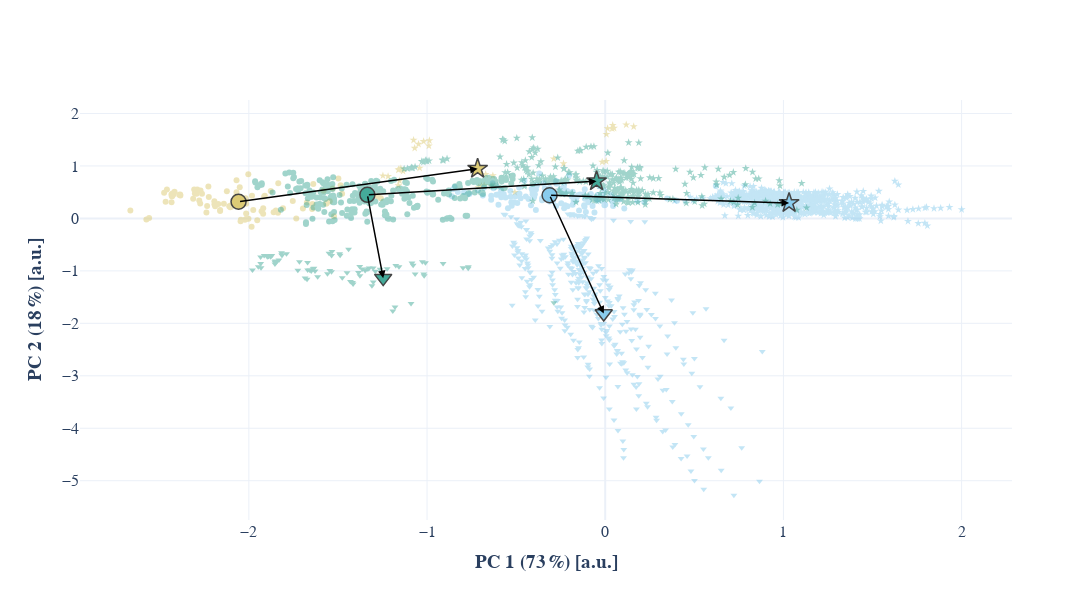

Notebook source saved alongside this figure:
### Code cell
def pca_figure(show_malperfused: bool = True) -> go.Figure:
    n_rows = 1
    n_cols = len(labels)
    fig = make_subplots(
        n_rows,
        n_cols,
        shared_xaxes=True,
        shared_yaxes=True,
        vertical_spacing=0.03,
        horizontal_spacing=0.03,
    )
    symbol_mapping = {
        "physiological": "circle",
        "malperfused": "star",
        "icg": "triangle-down",
    }

    point_traces = []
    centroid_traces = []
    for col_idx, label_name in enumerate(labels):
        for species_name in df.species_name.unique():
            prev_xc = None
            prev_yc = None

            states = ["physiological", "malperfused"]
            if species_name != "human":
                states.append("icg")

            for perfusion_state in states:
                df_state = df[
                    (df.species_name == species_name)
                    & (df.label_name == label_name)
                    & (df.perfusion_state == perfusion_state)
                ]
                marker = dict(
                    color=settings_species.species_colors[species_name],
                    symbol=symbol_mapping[perfusion_state],
                )

                point_traces.append(
                    dict(
                        trace=go.Scatter(
                            x=df_state["pca_1"],
                            y=df_state["pca_2"],
                            mode="markers",
                            marker=marker,
                            name=f"{species_name}#{perfusion_state}",
                            legendgroup=species_name,
                            opacity=0.5 if show_malperfused or perfusion_state == "physiological" else 0,
                        ),
                        row=1,
                        col=col_idx + 1,
                    )
                )

                # Hierarchical aggregation of the centroids
                df_state_pca = df_state.groupby("subject_name")[["pca_1", "pca_2"]].mean()
                xc = df_state_pca["pca_1"].mean()
                yc = df_state_pca["pca_2"].mean()

                centroid_traces.append(
                    dict(
                        trace=go.Scatter(
                            x=[xc],
                            y=[yc],
                            mode="markers",
                            marker=marker,
                            name=f"{species_name}#{perfusion_state}",
                            legendgroup=species_name,
                            marker_size=15,
                            marker_line_width=1.5,
                            opacity=None if show_malperfused or perfusion_state == "physiological" else 0,
                        ),
                        row=1,
                        col=col_idx + 1,
                    )
                )

                if prev_xc is None:
                    prev_xc = xc
                    prev_yc = yc
                else:
                    fig.add_annotation(
                        ax=prev_xc,  # xstart
                        ay=prev_yc,  # ystart
                        x=xc,  # xend
                        y=yc,  # yend
                        xref="x1",
                        yref="y1",
                        axref="x1",
                        ayref="y1",
                        showarrow=True,
                        arrowhead=2,
                        arrowwidth=1.5,
                        arrowcolor="black",
                        text="",
                        opacity=None if show_malperfused else 0,
                    )

    # Make sure the mean traces are below the point traces
    for t in point_traces:
        fig.add_trace(**t)
    for t in centroid_traces:
        fig.add_trace(**t)

    fig.update_xaxes(title=f"<b>PC 1 ({pca.explained_variance_ratio_[0] * 100:.0f} %) [a.u.]</b>", row=1, col=1)
    fig.update_xaxes(title=f"<b>PC 1 ({pca.explained_variance_ratio_[0] * 100:.0f} %) [a.u.]</b>", row=1, col=2)
    fig.update_yaxes(title=f"<b>PC 2 ({pca.explained_variance_ratio_[1] * 100:.0f} %) [a.u.]</b>", row=1, col=1)

    fig.update_annotations(font=dict(size=20))
    for annotation in fig.layout.annotations:
        annotation.text = settings_rat.labels_paper_renaming.get(annotation.text, annotation.text)
    fig.update_layout(template="plotly_white", width=1200, height=600)
    fig.update_layout(font_family="Libertinus Sans", font_size=16)
    fig.update_layout(showlegend=False)

    return fig


fig = pca_figure()
fig.write_image(settings_species.paper_dir / "malperfused_pca_base.pdf")
fig

### Figure 1 — Plotly figure (JSON) as saved in the notebook; plotly's stock layout.template omitted (floating-point values rounded to 4 significant figures; data arrays with more than 128 entries replaced by an {"elided": "..."} marker saying what was removed)
{"data": [{"legendgroup": "human", "marker": {"color": "#DDCB76", "symbol": "circle"}, "mode": "markers", "name": "human#physiological", "opacity": 0.5, "type": "scatter", "x": [-1.835, -1.929, -1.919, -1.848, -1.92, -2.074, -2.015, -2.018, -2.015, -1.953, -2.051, -2.069, -2.234, -2.273, -2.189, -2.172, -2.161, -2.434, -2.384, -2.391, -2.424, -2.278, -2.428, -2.385, -2.417, -2.46, -2.003, -2.227, -2.069, -1.982, -1.581, -1.529, -1.485, -1.638, -1.753, -1.477, -2.105, -2.11, -2.096, -2.101, -2.292, -2.307, -2.271, -2.289, -1.498, -2.123, -2.038, -2.018, -2.303, -2.293, -2.263, -2.225, -2.434, -2.432, -2.429, -2.476, -1.563, -1.546, -1.674, -1.643, -1.565, -1.975, -1.734, -1.877, -1.353, -2.312, -2.665, -1.645, -1.808, -2.022, -2.013, -1.522, -1.697, -2.56, -2.575, -1.259, -1.277, -2.002, -1.914, -1.911, -2.161, -1.984, -2.194, -2.467, -2.238, -2.14, -2.193, -2.19, -1.861, -1.836, -2.046, -2.045], "xaxis": "x", "y": [0.6704, 0.1353, 0.1943, 0.1508, 0.09007, 0.4152, 0.2814, 0.347, 0.0959, -0.03592, 0.5951, 0.4967, 0.2392, 0.286, 0.2336, 0.2761, 0.1614, 0.4545, 0.4367, 0.4516, 0.4563, 0.3403, 0.4754, 0.4545, 0.5105, 0.5523, 0.8442, 0.6078, 0.7296, 0.4298, 0.526, 0.5694, 0.6315, 0.6553, 0.3319, 0.4721, 0.2143, 0.2327, 0.2262, 0.2442, 0.5379, 0.5519, 0.532, 0.5491, 0.7592, 0.5175, 0.3596, 0.3864, 0.4751, 0.4703, 0.4681, 0.4068, 0.308, 0.4239, 0.4283, 0.4901, 0.2929, 0.3278, 0.3028, 0.2767, 0.2802, 0.1618, -0.001457, 0.5206, 0.4541, 0.3762, 0.1488, 0.1818, 0.1937, -0.02351, -0.007169, 0.04363, 0.1893, 0.008709, -0.0216, 0.3826, 0.422, -0.005822, 0.4196, 0.4313, 0.141, -0.1567, 0.3271, 0.3166, 0.1114, 0.2782, 0.2697, 0.2666, 0.116, 0.1085, -0.05273, -0.02607], "yaxis": "y"}, {"legendgroup": "human", "marker": {"color": "#DDCB76", "symbol": "star"}, "mode": "markers", "name": "human#malperfused", "opacity": 0.5, "type": "scatter", "x": [0.1177, 0.1598, 0.04938, 0.042, 0.03892, 0.01325, 0.006765, -0.9867, -1.069, -1.076, -0.9896, -1.048, -1.019, -1.157, -1.219, -1.161, -1.147, -1.134, -0.6305, -0.671, -0.6238, -0.6793, -0.01726, 0.00518, -0.2888, -0.2341, -0.694, -0.7111, -0.6344, -0.5071, -1.042, -1.16, -1.154, -1.248], "xaxis": "x", "y": [1.786, 1.751, 1.723, 1.775, 1.713, 1.714, 1.605, 1.485, 1.34, 1.493, 1.384, 1.416, 1.468, 0.9365, 0.802, 0.9265, 0.9524, 0.8999, 0.8163, 0.8414, 0.6212, 0.6287, 1.076, 1.09, 1.137, 1.045, 0.6188, 0.5881, 0.628, 0.4965, 0.9609, 0.6277, 0.7171, 0.8144], "yaxis": "y"}, {"legendgroup": "rat", "marker": {"color": "#89CCED", "symbol": "circle"}, "mode": "markers", "name": "rat#physiological", "opacity": 0.5, "type": "scatter", "x": [-0.7922, -0.8272, -0.527, -0.4167, -0.2286, -0.339, -0.2304, -0.1417, 0.07226, 0.1803, -0.4812, -0.4458, -0.03307, 0.219, -0.01347, 0.04638, 0.04925, 0.03054, -0.4746, -0.2759, -0.0952, -0.1162, -0.1641, 0.04401, -0.395, -0.3188, 0.4022, -0.681, -0.6224, -0.4132, -0.2507, 0.3472, -0.5697, -0.6316, -0.4833, -0.6108, -0.6395, -0.7145, -0.2374, -0.04306, -0.1533, -0.408, -0.3286, -0.5313, -0.5593, -0.4304, -0.3987, -0.3518, -0.3549, -0.2922, -0.614, -0.504, -0.6, -0.4078, -0.3122, -0.1182, -0.5847, -0.006009, 0.6206, -0.3424, -0.3157, -0.2832, -0.7622, -0.8543, -0.8606, -0.8452, -0.5992, -0.5248, -0.3893, -0.3543, -0.3836, -0.4531, -0.3889, -0.3122, -0.3455, -0.2136, -0.2469, -0.252, -0.05112, 0.03941, -0.04898, -0.6272, -0.4935, -0.3288, -0.4921, -0.5324, -0.6869, -0.1841, -0.03654, -0.08057, -0.1149, 0.08271, -0.09193, -0.0163, -0.08476, -0.187, 0.07596, -0.08835, -0.00439, -0.1219, -0.183, -0.1086, -0.147, -0.07104, -0.06045, -0.1143, -0.2752, -0.37, -0.2744, -0.5834, -0.5732, -0.546, -0.5119, -0.6401, 3.863e-05, -0.1594, -0.1831, -0.1774, 0.1069, -0.2251, -0.2111, -0.2306, -0.2965, -0.2311, -0.2025], "xaxis": "x", "y": [0.5052, 0.5043, 0.3107, 0.2527, 0.469, 0.5766, 0.5558, 0.4558, 0.3901, 0.3306, 0.4686, 0.419, 0.6118, 0.3177, 0.4573, 0.3907, 0.366, 0.4459, 0.3856, 0.2389, 0.3067, 0.2212, 0.3382, 0.2354, 0.4618, 0.3694, 0.3384, 0.5831, 0.6045, 0.5678, 0.5658, 0.3806, 0.4659, 0.6722, 0.5897, 0.4505, 0.4344, 0.5357, 0.4921, 0.4469, 0.4426, 0.5154, 0.4404, 0.4147, 0.3998, 0.3685, 0.4072, 0.3542, 0.3485, 0.3382, 0.6079, 0.4158, 0.457, 0.4604, 0.3245, 0.2513, 0.533, 0.5316, 0.6165, 0.4299, 0.4136, 0.4942, 0.4635, 0.5544, 0.424, 0.599, 0.2611, 0.2424, 0.1605, 0.3862, 0.629, 0.7183, 0.5509, 0.5807, 0.6685, 0.5234, 0.2891, 0.5267, 0.3977, 0.3222, 0.3723, 0.5736, 0.2962, 0.4609, 0.4513, 0.5248, 0.4354, 0.4266, 0.3609, 0.4638, 0.5553, 0.3636, 0.3329, 0.3302, 0.4333, 0.4152, 0.3671, 0.4086, 0.2513, 0.4617, 0.5105, 0.1202, 0.1489, 0.2347, 0.1113, 0.3737, 0.712, 0.8578, 0.6602, 0.4013, 0.4549, 0.1948, 0.3083, 0.3539, 0.262, 0.4086, 0.2585, 0.3335, 0.1882, 0.2496, 0.232, 0.1945, 0.4647, 0.6357, 0.8211], "yaxis": "y"}, {"legendgroup": "rat", "marker": {"color": "#89CCED", "symbol": "star"}, "mode": "markers", "name": "rat#malperfused", "opacity": 0.5, "type": "scatter", "x": {"elided": "671 float values"}, "xaxis": "x", "y": {"elided": "671 float values"}, "yaxis": "y"}, {"legendgroup": "rat", "marker": {"color": "#89CCED", "symbol": "triangle-down"}, "mode": "markers", "name": "rat#icg", "opacity": 0.5, "type": "scatter", "x": {"elided": "363 float values"}, "xaxis": "x", "y": {"elided": "363 float values"}, "yaxis": "y"}, {"legendgroup": "pig", "marker": {"color": "#44AA99", "symbol": "circle"}, "mode": "markers", "name": "pig#physiological", "opacity": 0.5, "type": "scatter", "x": {"elided": "256 float values"}, "xaxis": "x", "y": {"elided": "256 float values"}, "yaxis": "y"}, {"legendgroup": "pig", "marker": {"color": "#44AA99", "symbol": "star"}, "mode": "markers", "name": "pig#malperfused", "opacity": 0.5, "type": "scatter", "x": {"elided": "298 float values"}, "xaxis": "x", "y": {"elided": "298 float values"}, "yaxis": "y"}, {"legendgroup": "pig", "marker": {"color": "#44AA99", "symbol": "triangle-down"}, "mode": "markers", "name": "pig#icg", "opacity": 0.5, "type": "scatter", "x": [-0.2882, -1.067, -1.016, -1.019, -0.7691, -0.7979, -0.7683, -1.851, -1.85, -1.853, -1.854, -1.716, -1.67, -1.309, -1.418, -1.415, -1.43, -1.377, -1.476, -1.385, -1.332, -1.347, -1.263, -1.224, -1.157, -1.176, -1.078, -1.084, -1.026, -1.009, -0.9099, -1.98, -1.947, -1.932, -1.933, -1.845, -1.831, -1.934, -1.896, -1.914, -1.877, -1.882, -1.871, -1.891, -1.889, -1.815, -1.813, -1.789, -1.817, -1.55, -1.536, -1.533, -1.488, -1.491, -1.44, -1.673, -1.684, -1.614, -1.65, -1.639, -1.635, -1.302, -1.09, -1.545, -1.559, -1.536, -1.629, -1.725, -1.67, -1.658, -1.449, -1.29, -1.364, -1.325, -1.303, -1.378, -1.192, -1.18], "xaxis": "x", "y": [-1.606, -1.059, -1.091, -1.06, -0.9514, -0.9405, -0.9198, -0.8132, -0.8299, -0.8666, -0.8289, -0.8244, -0.8411, -1.283, -1.222, -1.25, -1.202, -1.095, -1.132, -1.031, -0.9638, -0.994, -0.9681, -0.958, -0.9199, -0.8973, -0.8924, -0.8482, -0.8251, -0.8464, -0.8581, -0.9836, -0.92, -0.9426, -0.857, -0.8282, -0.7911, -0.733, -0.7313, -0.7055, -0.7303, -0.7065, -0.7076, -0.7227, -0.7231, -0.6978, -0.6977, -0.6716, -0.6536, -0.664, -0.7066, -0.629, -0.7008, -0.6733, -0.5892, -1.159, -1.134, -1.111, -1.002, -0.9612, -0.9501, -1.213, -1.623, -0.9934, -1.055, -1.015, -1.001, -0.9856, -0.9816, -0.9811, -1.034, -1.005, -0.9635, -0.9454, -0.9468, -0.9142, -1.765, -1.689], "yaxis": "y"}, {"legendgroup": "human", "marker": {"color": "#DDCB76", "line": {"width": 1.5}, "size": 15, "symbol": "circle"}, "mode": "markers", "name": "human#physiological", "type": "scatter", "x": [-2.058], "xaxis": "x", "y": [0.318], "yaxis": "y"}, {"legendgroup": "human", "marker": {"color": "#DDCB76", "line": {"width": 1.5}, "size": 15, "symbol": "star"}, "mode": "markers", "name": "human#malperfused", "type": "scatter", "x": [-0.7161], "xaxis": "x", "y": [0.9474], "yaxis": "y"}, {"legendgroup": "rat", "marker": {"color": "#89CCED", "line": {"width": 1.5}, "size": 15, "symbol": "circle"}, "mode": "markers", "name": "rat#physiological", "type": "scatter", "x": [-0.3122], "xaxis": "x", "y": [0.4414], "yaxis": "y"}, {"legendgroup": "rat", "marker": {"color": "#89CCED", "line": {"width": 1.5}, "size": 15, "symbol": "star"}, "mode": "markers", "name": "rat#malperfused", "type": "scatter", "x": [1.032], "xaxis": "x", "y": [0.2947], "yaxis": "y"}, {"legendgroup": "rat", "marker": {"color": "#89CCED", "line": {"width": 1.5}, "size": 15, "symbol": "triangle-down"}, "mode": "markers", "name": "rat#icg", "type": "scatter", "x": [-0.008371], "xaxis": "x", "y": [-1.812], "yaxis": "y"}, {"legendgroup": "pig", "marker": {"color": "#44AA99", "line": {"width": 1.5}, "size": 15, "symbol": "circle"}, "mode": "markers", "name": "pig#physiological", "type": "scatter", "x": [-1.335], "xaxis": "x", "y": [0.4498], "yaxis": "y"}, {"legendgroup": "pig", "marker": {"color": "#44AA99", "line": {"width": 1.5}, "size": 15, "symbol": "star"}, "mode": "markers", "name": "pig#malperfused", "type": "scatter", "x": [-0.04872], "xaxis": "x", "y": [0.7097], "yaxis": "y"}, {"legendgroup": "pig", "marker": {"color": "#44AA99", "line": {"width": 1.5}, "size": 15, "symbol": "triangle-down"}, "mode": "markers", "name": "pig#icg", "type": "scatter", "x": [-1.246], "xaxis": "x", "y": [-1.138], "yaxis": "y"}], "layout": {"annotations": [{"arrowcolor": "black", "arrowhead": 2, "arrowwidth": 1.5, "ax": -2.058, "axref": "x", "ay": 0.318, "ayref": "y", "font": {"size": 20}, "showarrow": true, "text": "", "x": -0.7161, "xref": "x", "y": 0.9474, "yref": "y"}, {"arrowcolor": "black", "arrowhead": 2, "arrowwidth": 1.5, "ax": -0.3122, "axref": "x", "ay": 0.4414, "ayref": "y", "font": {"size": 20}, "showarrow": true, "text": "", "x": 1.032, "xref": "x", "y": 0.2947, "yref": "y"}, {"arrowcolor": "black", "arrowhead": 2, "arrowwidth": 1.5, "ax": -0.3122, "axref": "x", "ay": 0.4414, "ayref": "y", "font": {"size": 20}, "showarrow": true, "text": "", "x": -0.008371, "xref": "x", "y": -1.812, "yref": "y"}, {"arrowcolor": "black", "arrowhead": 2, "arrowwidth": 1.5, "ax": -1.335, "axref": "x", "ay": 0.4498, "ayref": "y", "font": {"size": 20}, "showarrow": true, "text": "", "x": -0.04872, "xref": "x", "y": 0.7097, "yref": "y"}, {"arrowcolor": "black", "arrowhead": 2, "arrowwidth": 1.5, "ax": -1.335, "axref": "x", "ay": 0.4498, "ayref": "y", "font": {"size": 20}, "showarrow": true, "text": "", "x": -1.246, "xref": "x", "y": -1.138, "yref": "y"}], "font": {"family": "Libertinus Sans", "size": 16}, "height": 600, "showlegend": false, "width": 1200, "xaxis": {"anchor": "y", "domain": [0, 1], "title": {"text": "<b>PC 1 (73 %) [a.u.]</b>"}}, "yaxis": {"anchor": "x", "domain": [0, 1], "title": {"text": "<b>PC 2 (18 %) [a.u.]</b>"}}}}
